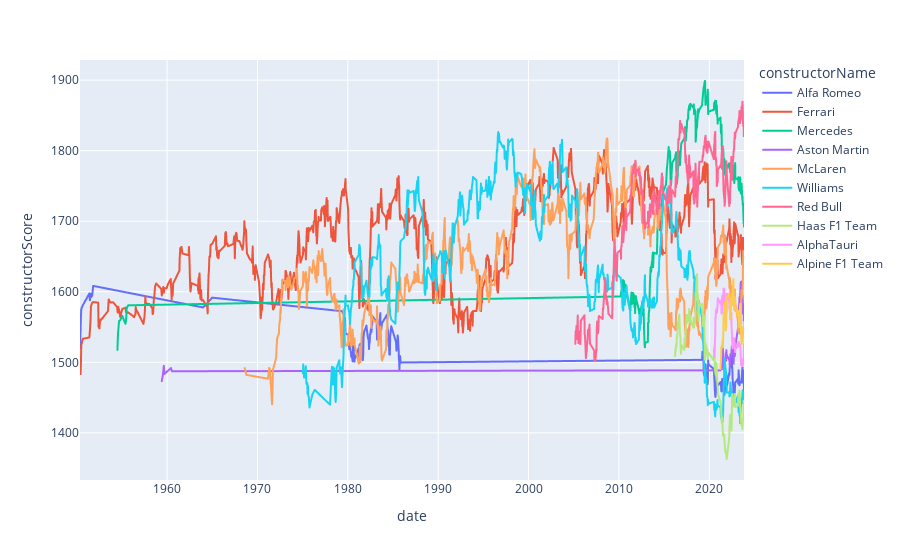

The notebook cell saved with this chart:
### Code cell
cur_con = set(vis_df.loc[vis_df["year"] == 2023, "constructorId"])
cur_df = vis_df[vis_df["constructorId"].isin(cur_con)]

px.line(cur_df, x="date", y="constructorScore", color="constructorName")

### Figure 1 — Plotly figure (JSON) as saved in the notebook; plotly's stock layout.template omitted (floating-point values rounded to 4 significant figures; data arrays with more than 128 entries replaced by an {"elided": "..."} marker saying what was removed)
{"data": [{"hovertemplate": "constructorName=Alfa Romeo<br>date=%{x}<br>constructorScore=%{y}<extra></extra>", "legendgroup": "Alfa Romeo", "line": {"color": "#636efa", "dash": "solid"}, "marker": {"symbol": "circle"}, "mode": "lines", "name": "Alfa Romeo", "showlegend": true, "type": "scattergl", "x": {"elided": "447 str values"}, "xaxis": "x", "y": {"elided": "447 float values"}, "yaxis": "y"}, {"hovertemplate": "constructorName=Ferrari<br>date=%{x}<br>constructorScore=%{y}<extra></extra>", "legendgroup": "Ferrari", "line": {"color": "#EF553B", "dash": "solid"}, "marker": {"symbol": "circle"}, "mode": "lines", "name": "Ferrari", "showlegend": true, "type": "scattergl", "x": {"elided": "2387 str values"}, "xaxis": "x", "y": {"elided": "2387 float values"}, "yaxis": "y"}, {"hovertemplate": "constructorName=Mercedes<br>date=%{x}<br>constructorScore=%{y}<extra></extra>", "legendgroup": "Mercedes", "line": {"color": "#00cc96", "dash": "solid"}, "marker": {"symbol": "circle"}, "mode": "lines", "name": "Mercedes", "showlegend": true, "type": "scattergl", "x": {"elided": "600 str values"}, "xaxis": "x", "y": {"elided": "600 float values"}, "yaxis": "y"}, {"hovertemplate": "constructorName=Aston Martin<br>date=%{x}<br>constructorScore=%{y}<extra></extra>", "legendgroup": "Aston Martin", "line": {"color": "#ab63fa", "dash": "solid"}, "marker": {"symbol": "circle"}, "mode": "lines", "name": "Aston Martin", "showlegend": true, "type": "scattergl", "x": {"elided": "139 str values"}, "xaxis": "x", "y": {"elided": "139 float values"}, "yaxis": "y"}, {"hovertemplate": "constructorName=McLaren<br>date=%{x}<br>constructorScore=%{y}<extra></extra>", "legendgroup": "McLaren", "line": {"color": "#FFA15A", "dash": "solid"}, "marker": {"symbol": "circle"}, "mode": "lines", "name": "McLaren", "showlegend": true, "type": "scattergl", "x": {"elided": "1871 str values"}, "xaxis": "x", "y": {"elided": "1871 float values"}, "yaxis": "y"}, {"hovertemplate": "constructorName=Williams<br>date=%{x}<br>constructorScore=%{y}<extra></extra>", "legendgroup": "Williams", "line": {"color": "#19d3f3", "dash": "solid"}, "marker": {"symbol": "circle"}, "mode": "lines", "name": "Williams", "showlegend": true, "type": "scattergl", "x": {"elided": "1625 str values"}, "xaxis": "x", "y": {"elided": "1625 float values"}, "yaxis": "y"}, {"hovertemplate": "constructorName=Red Bull<br>date=%{x}<br>constructorScore=%{y}<extra></extra>", "legendgroup": "Red Bull", "line": {"color": "#FF6692", "dash": "solid"}, "marker": {"symbol": "circle"}, "mode": "lines", "name": "Red Bull", "showlegend": true, "type": "scattergl", "x": {"elided": "736 str values"}, "xaxis": "x", "y": {"elided": "736 float values"}, "yaxis": "y"}, {"hovertemplate": "constructorName=Haas F1 Team<br>date=%{x}<br>constructorScore=%{y}<extra></extra>", "legendgroup": "Haas F1 Team", "line": {"color": "#B6E880", "dash": "solid"}, "marker": {"symbol": "circle"}, "mode": "lines", "name": "Haas F1 Team", "showlegend": true, "type": "scattergl", "x": {"elided": "328 str values"}, "xaxis": "x", "y": {"elided": "328 float values"}, "yaxis": "y"}, {"hovertemplate": "constructorName=AlphaTauri<br>date=%{x}<br>constructorScore=%{y}<extra></extra>", "legendgroup": "AlphaTauri", "line": {"color": "#FF97FF", "dash": "solid"}, "marker": {"symbol": "circle"}, "mode": "lines", "name": "AlphaTauri", "showlegend": true, "type": "scattergl", "x": {"elided": "162 str values"}, "xaxis": "x", "y": {"elided": "162 float values"}, "yaxis": "y"}, {"hovertemplate": "constructorName=Alpine F1 Team<br>date=%{x}<br>constructorScore=%{y}<extra></extra>", "legendgroup": "Alpine F1 Team", "line": {"color": "#FECB52", "dash": "solid"}, "marker": {"symbol": "circle"}, "mode": "lines", "name": "Alpine F1 Team", "showlegend": true, "type": "scattergl", "x": ["2021-03-28", "2021-03-28", "2021-04-18", "2021-04-18", "2021-05-02", "2021-05-02", "2021-05-09", "2021-05-09", "2021-05-23", "2021-05-23", "2021-06-06", "2021-06-06", "2021-06-20", "2021-06-20", "2021-06-27", "2021-06-27", "2021-07-04", "2021-07-04", "2021-07-18", "2021-07-18", "2021-08-01", "2021-08-01", "2021-08-29", "2021-08-29", "2021-09-05", "2021-09-05", "2021-09-12", "2021-09-12", "2021-09-26", "2021-09-26", "2021-10-10", "2021-10-10", "2021-10-24", "2021-10-24", "2021-11-07", "2021-11-07", "2021-11-14", "2021-11-14", "2021-11-21", "2021-11-21", "2021-12-05", "2021-12-05", "2021-12-12", "2021-12-12", "2022-03-20", "2022-03-20", "2022-03-27", "2022-03-27", "2022-04-10", "2022-04-10", "2022-04-24", "2022-04-24", "2022-05-08", "2022-05-08", "2022-05-22", "2022-05-22", "2022-05-29", "2022-05-29", "2022-06-12", "2022-06-12", "2022-06-19", "2022-06-19", "2022-07-03", "2022-07-03", "2022-07-10", "2022-07-10", "2022-07-24", "2022-07-24", "2022-07-31", "2022-07-31", "2022-08-28", "2022-08-28", "2022-09-04", "2022-09-04", "2022-09-11", "2022-09-11", "2022-10-02", "2022-10-02", "2022-10-09", "2022-10-09", "2022-10-23", "2022-10-23", "2022-10-30", "2022-10-30", "2022-11-13", "2022-11-13", "2022-11-20", "2022-11-20", "2023-03-05", "2023-03-05", "2023-03-19", "2023-03-19", "2023-04-02", "2023-04-02", "2023-04-30", "2023-04-30", "2023-05-07", "2023-05-07", "2023-05-28", "2023-05-28", "2023-06-04", "2023-06-04", "2023-06-18", "2023-06-18", "2023-07-02", "2023-07-02", "2023-07-09", "2023-07-09", "2023-07-23", "2023-07-23", "2023-07-30", "2023-07-30", "2023-08-27", "2023-08-27", "2023-09-03", "2023-09-03", "2023-09-17", "2023-09-17", "2023-09-24", "2023-09-24", "2023-10-08", "2023-10-08", "2023-10-22", "2023-10-22", "2023-10-29", "2023-10-29", "2023-11-05", "2023-11-05"], "xaxis": "x", "y": [1490.0, 1490.0, 1503.0, 1503.0, 1522.0, 1522.0, 1519.0, 1519.0, 1524.0, 1524.0, 1525.0, 1525.0, 1529.0, 1529.0, 1531.0, 1531.0, 1521.0, 1521.0, 1536.0, 1536.0, 1567.0, 1567.0, 1573.0, 1573.0, 1581.0, 1581.0, 1584.0, 1584.0, 1585.0, 1585.0, 1575.0, 1575.0, 1545.0, 1545.0, 1547.0, 1547.0, 1557.0, 1557.0, 1581.0, 1581.0, 1587.0, 1587.0, 1592.0, 1592.0, 1597.0, 1597.0, 1592.0, 1592.0, 1584.0, 1584.0, 1561.0, 1561.0, 1564.0, 1564.0, 1573.0, 1573.0, 1576.0, 1576.0, 1582.0, 1582.0, 1591.0, 1591.0, 1583.0, 1583.0, 1591.0, 1591.0, 1600.0, 1600.0, 1603.0, 1603.0, 1613.0, 1613.0, 1618.0, 1618.0, 1598.0, 1598.0, 1575.0, 1575.0, 1591.0, 1591.0, 1593.0, 1593.0, 1580.0, 1580.0, 1592.0, 1592.0, 1579.0, 1579.0, 1566.0, 1566.0, 1573.0, 1573.0, 1563.0, 1563.0, 1550.0, 1550.0, 1559.0, 1559.0, 1579.0, 1579.0, 1583.0, 1583.0, 1583.0, 1583.0, 1576.0, 1576.0, 1549.0, 1549.0, 1526.0, 1526.0, 1535.0, 1535.0, 1549.0, 1549.0, 1529.0, 1529.0, 1530.0, 1530.0, 1538.0, 1538.0, 1546.0, 1546.0, 1543.0, 1543.0, 1547.0, 1547.0, 1557.0, 1557.0], "yaxis": "y"}], "layout": {"legend": {"title": {"text": "constructorName"}, "tracegroupgap": 0}, "margin": {"t": 60}, "xaxis": {"anchor": "y", "domain": [0, 1], "title": {"text": "date"}}, "yaxis": {"anchor": "x", "domain": [0, 1], "title": {"text": "constructorScore"}}}}
